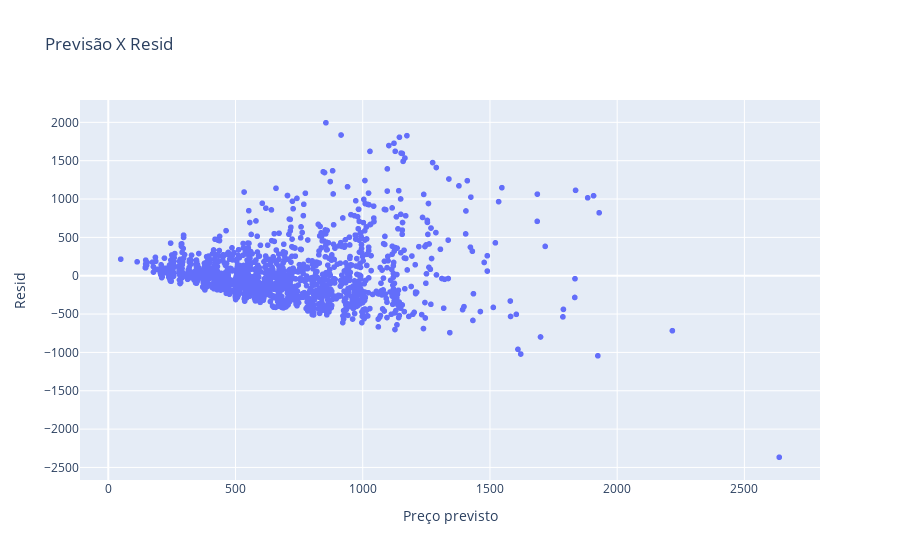

Write notebook code for a chart like this one.
### Code cell
# Fazendo um scatter plot entre y_previsto e y_train

fig = px.scatter(x= y_previsto_train    , y= residuos,
                 title='Previsão X Resid',
                 labels={'x':'Preço previsto','y':'Resid'})
fig.show()

### Figure 1 — Plotly figure (JSON) as saved in the notebook; plotly's stock layout.template omitted (floating-point values rounded to 4 significant figures; data arrays with more than 128 entries replaced by an {"elided": "..."} marker saying what was removed)
{"data": [{"hovertemplate": "Preço previsto=%{x}<br>Resid=%{y}<extra></extra>", "legendgroup": "", "marker": {"color": "#636efa", "symbol": "circle"}, "mode": "markers", "name": "", "showlegend": false, "type": "scattergl", "x": {"elided": "1955 float values"}, "xaxis": "x", "y": {"elided": "1955 float values"}, "yaxis": "y"}], "layout": {"legend": {"tracegroupgap": 0}, "title": {"text": "Previsão X Resid"}, "xaxis": {"anchor": "y", "domain": [0, 1], "title": {"text": "Preço previsto"}}, "yaxis": {"anchor": "x", "domain": [0, 1], "title": {"text": "Resid"}}}}
